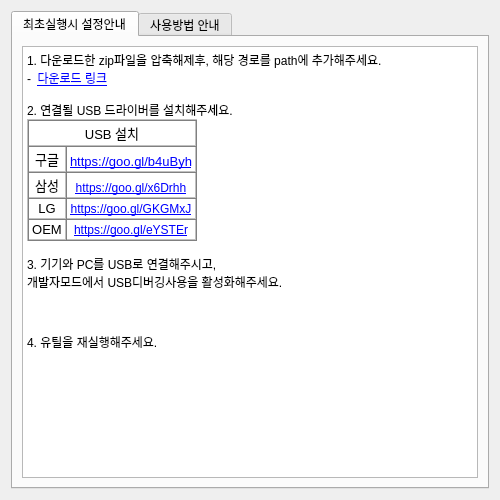
<?xml version="1.0" encoding="UTF-8"?>
<ui version="4.0">
 <class>Form</class>
 <widget class="QWidget" name="Form">
  <property name="geometry">
   <rect>
    <x>0</x>
    <y>0</y>
    <width>500</width>
    <height>500</height>
   </rect>
  </property>
  <property name="sizePolicy">
   <sizepolicy hsizetype="Fixed" vsizetype="Fixed">
    <horstretch>0</horstretch>
    <verstretch>0</verstretch>
   </sizepolicy>
  </property>
  <property name="minimumSize">
   <size>
    <width>500</width>
    <height>500</height>
   </size>
  </property>
  <property name="maximumSize">
   <size>
    <width>500</width>
    <height>500</height>
   </size>
  </property>
  <property name="windowTitle">
   <string>Help</string>
  </property>
  <property name="windowIcon">
   <iconset resource="icon.qrc">
    <normaloff>:/menu/icons/Option.png</normaloff>:/menu/icons/Option.png</iconset>
  </property>
  <layout class="QHBoxLayout" name="horizontalLayout">
   <item>
    <widget class="QTabWidget" name="tabWidget">
     <property name="enabled">
      <bool>true</bool>
     </property>
     <property name="sizePolicy">
      <sizepolicy hsizetype="Expanding" vsizetype="Expanding">
       <horstretch>0</horstretch>
       <verstretch>0</verstretch>
      </sizepolicy>
     </property>
     <property name="currentIndex">
      <number>0</number>
     </property>
     <widget class="QWidget" name="HelpSarting">
      <attribute name="title">
       <string>최초실행시 설정안내</string>
      </attribute>
      <layout class="QVBoxLayout" name="verticalLayout">
       <item>
        <widget class="QTextBrowser" name="textBrowser">
         <property name="enabled">
          <bool>true</bool>
         </property>
         <property name="html">
          <string>&lt;!DOCTYPE HTML PUBLIC &quot;-//W3C//DTD HTML 4.0//EN&quot; &quot;http://www.w3.org/TR/REC-html40/strict.dtd&quot;&gt;
&lt;html&gt;&lt;head&gt;&lt;meta name=&quot;qrichtext&quot; content=&quot;1&quot; /&gt;&lt;style type=&quot;text/css&quot;&gt;
p, li { white-space: pre-wrap; }
&lt;/style&gt;&lt;/head&gt;&lt;body style=&quot; font-family:'Gulim'; font-size:9pt; font-weight:400; font-style:normal;&quot;&gt;
&lt;p style=&quot; margin-top:0px; margin-bottom:0px; margin-left:0px; margin-right:0px; -qt-block-indent:0; text-indent:0px;&quot;&gt;1. 다운로드한 zip파일을 압축해제후, 해당 경로를 path에 추가해주세요.&lt;/p&gt;
&lt;p style=&quot; margin-top:0px; margin-bottom:0px; margin-left:0px; margin-right:0px; -qt-block-indent:0; text-indent:0px;&quot;&gt;-  &lt;a href=&quot;https://drive.google.com/open?id=0B2M8w6fAK2lKTm1lX1I1ZDV3Wlk&quot;&gt;&lt;span style=&quot; text-decoration: underline; color:#0000ff;&quot;&gt;다운로드 링크&lt;/span&gt;&lt;/a&gt;&lt;/p&gt;
&lt;p style=&quot;-qt-paragraph-type:empty; margin-top:0px; margin-bottom:0px; margin-left:0px; margin-right:0px; -qt-block-indent:0; text-indent:0px;&quot;&gt;&lt;br /&gt;&lt;/p&gt;
&lt;p style=&quot; margin-top:0px; margin-bottom:0px; margin-left:0px; margin-right:0px; -qt-block-indent:0; text-indent:0px;&quot;&gt;2. 연결될 USB 드라이버를 설치해주세요. &lt;/p&gt;
&lt;p style=&quot;-qt-paragraph-type:empty; margin-top:0px; margin-bottom:0px; margin-left:0px; margin-right:0px; -qt-block-indent:0; text-indent:0px;&quot;&gt;&lt;br /&gt;&lt;/p&gt;
&lt;table border=&quot;1&quot; style=&quot; margin-top:0px; margin-bottom:0px; margin-left:0px; margin-right:0px;&quot; cellspacing=&quot;0&quot; cellpadding=&quot;0&quot;&gt;
&lt;tr&gt;
&lt;td colspan=&quot;2&quot; style=&quot; vertical-align:bottom; padding-left:3; padding-right:3; padding-top:2; padding-bottom:2;&quot;&gt;
&lt;p align=&quot;center&quot; style=&quot; margin-top:0px; margin-bottom:0px; margin-left:0px; margin-right:0px; -qt-block-indent:0; text-indent:0px;&quot;&gt;&lt;span style=&quot; font-family:'arial,sans,sans-serif'; font-size:13px;&quot;&gt;USB 설치&lt;/span&gt;&lt;/p&gt;&lt;/td&gt;&lt;/tr&gt;
&lt;tr&gt;
&lt;td style=&quot; vertical-align:bottom; padding-left:3; padding-right:3; padding-top:2; padding-bottom:2;&quot;&gt;
&lt;p align=&quot;center&quot; style=&quot; margin-top:0px; margin-bottom:0px; margin-left:0px; margin-right:0px; -qt-block-indent:0; text-indent:0px;&quot;&gt;&lt;span style=&quot; font-family:'arial,sans,sans-serif'; font-size:13px;&quot;&gt;구글&lt;/span&gt;&lt;/p&gt;&lt;/td&gt;
&lt;td style=&quot; vertical-align:bottom; padding-left:3; padding-right:3; padding-top:2; padding-bottom:2;&quot;&gt;
&lt;p align=&quot;center&quot; style=&quot; margin-top:0px; margin-bottom:0px; margin-left:0px; margin-right:0px; -qt-block-indent:0; text-indent:0px;&quot;&gt;&lt;a href=&quot;https://goo.gl/b4uByh&quot;&gt;&lt;span style=&quot; font-family:'arial,sans,sans-serif'; font-size:13px; text-decoration: underline; color:#0000ff;&quot;&gt;https://goo.gl/b4uByh&lt;/span&gt;&lt;/a&gt;&lt;/p&gt;&lt;/td&gt;&lt;/tr&gt;
&lt;tr&gt;
&lt;td style=&quot; vertical-align:bottom; padding-left:3; padding-right:3; padding-top:2; padding-bottom:2;&quot;&gt;
&lt;p align=&quot;center&quot; style=&quot; margin-top:0px; margin-bottom:0px; margin-left:0px; margin-right:0px; -qt-block-indent:0; text-indent:0px;&quot;&gt;&lt;span style=&quot; font-family:'arial,sans,sans-serif'; font-size:13px;&quot;&gt;삼성&lt;/span&gt;&lt;/p&gt;&lt;/td&gt;
&lt;td style=&quot; vertical-align:bottom; padding-left:3; padding-right:3; padding-top:2; padding-bottom:2;&quot;&gt;
&lt;p align=&quot;center&quot; style=&quot; margin-top:0px; margin-bottom:0px; margin-left:0px; margin-right:0px; -qt-block-indent:0; text-indent:0px;&quot;&gt;&lt;a href=&quot;https://goo.gl/x6Drhh&quot;&gt;&lt;span style=&quot; text-decoration: underline; color:#0000ff;&quot;&gt;https://goo.gl/x6Drhh&lt;/span&gt;&lt;/a&gt;&lt;/p&gt;&lt;/td&gt;&lt;/tr&gt;
&lt;tr&gt;
&lt;td style=&quot; vertical-align:bottom; padding-left:3; padding-right:3; padding-top:2; padding-bottom:2;&quot;&gt;
&lt;p align=&quot;center&quot; style=&quot; margin-top:0px; margin-bottom:0px; margin-left:0px; margin-right:0px; -qt-block-indent:0; text-indent:0px;&quot;&gt;&lt;span style=&quot; font-family:'arial,sans,sans-serif'; font-size:13px;&quot;&gt;LG&lt;/span&gt;&lt;/p&gt;&lt;/td&gt;
&lt;td style=&quot; vertical-align:bottom; padding-left:3; padding-right:3; padding-top:2; padding-bottom:2;&quot;&gt;
&lt;p align=&quot;center&quot; style=&quot; margin-top:0px; margin-bottom:0px; margin-left:0px; margin-right:0px; -qt-block-indent:0; text-indent:0px;&quot;&gt;&lt;a href=&quot;https://goo.gl/GKGMxJ&quot;&gt;&lt;span style=&quot; text-decoration: underline; color:#0000ff;&quot;&gt;https://goo.gl/GKGMxJ&lt;/span&gt;&lt;/a&gt;&lt;/p&gt;&lt;/td&gt;&lt;/tr&gt;
&lt;tr&gt;
&lt;td style=&quot; vertical-align:bottom; padding-left:3; padding-right:3; padding-top:2; padding-bottom:2;&quot;&gt;
&lt;p align=&quot;center&quot; style=&quot; margin-top:0px; margin-bottom:0px; margin-left:0px; margin-right:0px; -qt-block-indent:0; text-indent:0px;&quot;&gt;&lt;span style=&quot; font-family:'arial,sans,sans-serif'; font-size:13px;&quot;&gt;OEM&lt;/span&gt;&lt;/p&gt;&lt;/td&gt;
&lt;td style=&quot; vertical-align:bottom; padding-left:3; padding-right:3; padding-top:2; padding-bottom:2;&quot;&gt;
&lt;p align=&quot;center&quot; style=&quot; margin-top:0px; margin-bottom:0px; margin-left:0px; margin-right:0px; -qt-block-indent:0; text-indent:0px;&quot;&gt;&lt;a href=&quot;https://goo.gl/eYSTEr&quot;&gt;&lt;span style=&quot; font-family:'arial,sans,sans-serif'; text-decoration: underline; color:#0000ff;&quot;&gt;https://goo.gl/eYSTEr&lt;/span&gt;&lt;/a&gt;&lt;/p&gt;&lt;/td&gt;&lt;/tr&gt;&lt;/table&gt;
&lt;p style=&quot;-qt-paragraph-type:empty; margin-top:0px; margin-bottom:0px; margin-left:0px; margin-right:0px; -qt-block-indent:0; text-indent:0px;&quot;&gt;&lt;br /&gt;&lt;/p&gt;
&lt;p style=&quot; margin-top:0px; margin-bottom:0px; margin-left:0px; margin-right:0px; -qt-block-indent:0; text-indent:0px;&quot;&gt;3. 기기와 PC를 USB로 연결해주시고, &lt;/p&gt;
&lt;p style=&quot; margin-top:0px; margin-bottom:0px; margin-left:0px; margin-right:0px; -qt-block-indent:0; text-indent:0px;&quot;&gt;개발자모드에서 USB디버깅사용을 활성화해주세요.&lt;/p&gt;
&lt;p style=&quot; margin-top:0px; margin-bottom:0px; margin-left:0px; margin-right:0px; -qt-block-indent:0; text-indent:0px;&quot;&gt;&lt;img src=&quot;:/HelpStarting/icons/developer_option.jpg&quot; /&gt;&lt;img src=&quot;:/HelpStarting/icons/usb_debuging.jpg&quot; /&gt;&lt;/p&gt;
&lt;p style=&quot;-qt-paragraph-type:empty; margin-top:0px; margin-bottom:0px; margin-left:0px; margin-right:0px; -qt-block-indent:0; text-indent:0px;&quot;&gt;&lt;br /&gt;&lt;/p&gt;
&lt;p style=&quot;-qt-paragraph-type:empty; margin-top:0px; margin-bottom:0px; margin-left:0px; margin-right:0px; -qt-block-indent:0; text-indent:0px;&quot;&gt;&lt;br /&gt;&lt;/p&gt;
&lt;p style=&quot; margin-top:0px; margin-bottom:0px; margin-left:0px; margin-right:0px; -qt-block-indent:0; text-indent:0px;&quot;&gt;4. 유틸을 재실행해주세요.&lt;/p&gt;
&lt;p style=&quot;-qt-paragraph-type:empty; margin-top:0px; margin-bottom:0px; margin-left:0px; margin-right:0px; -qt-block-indent:0; text-indent:0px;&quot;&gt;&lt;br /&gt;&lt;/p&gt;&lt;/body&gt;&lt;/html&gt;</string>
         </property>
         <property name="openExternalLinks">
          <bool>true</bool>
         </property>
        </widget>
       </item>
      </layout>
     </widget>
     <widget class="QWidget" name="HelpUsing">
      <attribute name="title">
       <string>사용방법 안내</string>
      </attribute>
      <widget class="QTextBrowser" name="textBrowser_2">
       <property name="geometry">
        <rect>
         <x>0</x>
         <y>0</y>
         <width>481</width>
         <height>461</height>
        </rect>
       </property>
       <property name="html">
        <string>&lt;!DOCTYPE HTML PUBLIC &quot;-//W3C//DTD HTML 4.0//EN&quot; &quot;http://www.w3.org/TR/REC-html40/strict.dtd&quot;&gt;
&lt;html&gt;&lt;head&gt;&lt;meta name=&quot;qrichtext&quot; content=&quot;1&quot; /&gt;&lt;style type=&quot;text/css&quot;&gt;
p, li { white-space: pre-wrap; }
&lt;/style&gt;&lt;/head&gt;&lt;body style=&quot; font-family:'Gulim'; font-size:9pt; font-weight:400; font-style:normal;&quot;&gt;
&lt;p style=&quot; margin-top:0px; margin-bottom:0px; margin-left:0px; margin-right:0px; -qt-block-indent:0; text-indent:0px;&quot;&gt;[선택창에서 연결된 디바이스가 보이지 않을 경우]&lt;/p&gt;
&lt;p style=&quot;-qt-paragraph-type:empty; margin-top:0px; margin-bottom:0px; margin-left:0px; margin-right:0px; -qt-block-indent:0; text-indent:0px;&quot;&gt;&lt;br /&gt;&lt;/p&gt;
&lt;p style=&quot; margin-top:0px; margin-bottom:0px; margin-left:0px; margin-right:0px; -qt-block-indent:0; text-indent:0px;&quot;&gt;&amp;gt; USB 디버깅 설정이 활성화됐는지 확인해주세요.&lt;/p&gt;
&lt;p style=&quot; margin-top:0px; margin-bottom:0px; margin-left:0px; margin-right:0px; -qt-block-indent:0; text-indent:0px;&quot;&gt;&amp;gt; USB 연결 설정을 미디어(MTP)에서 카메라(PTP)로 변경해봐주세요.&lt;/p&gt;
&lt;p style=&quot; margin-top:0px; margin-bottom:0px; margin-left:0px; margin-right:0px; -qt-block-indent:0; text-indent:0px;&quot;&gt;&amp;gt; USB 케이블을 바꿔서 해봐주세요.&lt;/p&gt;&lt;/body&gt;&lt;/html&gt;</string>
       </property>
      </widget>
     </widget>
    </widget>
   </item>
  </layout>
 </widget>
 <resources>
  <include location="helpImages.qrc"/>
  <include location="icon.qrc"/>
 </resources>
 <connections/>
</ui>
